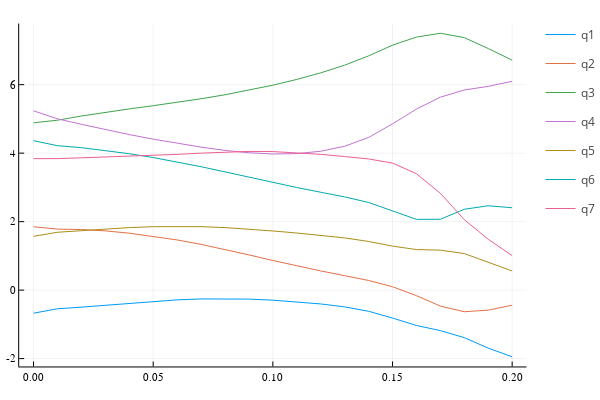

The notebook cell this image was saved under:
### Markdown cell above
![image.png](attachment:image.png)

### Code cell
include("DynamicSystems/biped5link.jl") # Defines hybrid system functions

params = ( m1 = 1,  m2 = 1,  m3 = 1,  m4 = 1,  m5 = 1, m6 = 1,
		      l12 = 1, l23 = 1, l34 = 1, l45 = 1, l36 = 1, g = 9.81)


foot1_pos = [0, 0]

θ1 = 280 * (π/180)
θ2 = 300 * (π/180)
θ3 = 90 * (π/180)
θ4 = 250 * (π/180)
θ5 = 220 * (π/180)

x0 = - params.l23 * cos(θ2) - params.l12 * cos(θ1)
y0 = - params.l23 * sin(θ2) - params.l12 * sin(θ1)

q0 = [x0, y0, θ1, θ2, θ3, θ4, θ5]
q̇0 = zeros(7)

A = 10
ω = 2π
# u = _t -> [0, A*sin(ω*_t), 0, 0]
u = _t -> [0,0,0,0]

joints = biped5link_kinematics(q0, params)

fpos = joints[1:2,:]

h = 0.01 
tf = 0.2
T = Int.(tf/h)+1
times = h .* (0:T-1)
q_hist, q̇_hist, λ_hist = simulate(q0, q̇0, u, params, fpos, left_foot_constraint, h, T);

plot()
[plot!(times, q_hist[:,i], label="q$i") for i in 1:7]
display(plot!())

### Figure 1 — Plotly figure (JSON) as saved in the notebook; plotly's stock layout.template omitted (floating-point values rounded to 4 significant figures)
{"data": [{"colorbar": {"title": ""}, "legendgroup": "q1", "line": {"color": "rgba(0, 154, 250, 1.000)", "dash": "solid", "shape": "linear", "width": 1}, "mode": "lines", "name": "q1", "showlegend": true, "type": "scatter", "x": [0, 0.01, 0.02, 0.03, 0.04, 0.05, 0.06, 0.07, 0.08, 0.09, 0.1, 0.11, 0.12, 0.13, 0.14, 0.15, 0.16, 0.17, 0.18, 0.19, 0.2], "xaxis": "x", "y": [-0.6736, -0.5456, -0.4977, -0.4393, -0.3796, -0.3264, -0.2844, -0.2578, -0.2502, -0.2626, -0.2937, -0.3409, -0.404, -0.4895, -0.6183, -0.8161, -1.033, -1.183, -1.389, -1.695, -1.946], "yaxis": "y", "zmax": null, "zmin": null}, {"colorbar": {"title": ""}, "legendgroup": "q2", "line": {"color": "rgba(227, 111, 71, 1.000)", "dash": "solid", "shape": "linear", "width": 1}, "mode": "lines", "name": "q2", "showlegend": true, "type": "scatter", "x": [0, 0.01, 0.02, 0.03, 0.04, 0.05, 0.06, 0.07, 0.08, 0.09, 0.1, 0.11, 0.12, 0.13, 0.14, 0.15, 0.16, 0.17, 0.18, 0.19, 0.2], "xaxis": "x", "y": [1.851, 1.781, 1.769, 1.73, 1.663, 1.575, 1.465, 1.335, 1.188, 1.028, 0.8654, 0.7075, 0.56, 0.4226, 0.2822, 0.09928, -0.1618, -0.4671, -0.6313, -0.5848, -0.4412], "yaxis": "y", "zmax": null, "zmin": null}, {"colorbar": {"title": ""}, "legendgroup": "q3", "line": {"color": "rgba(62, 164, 78, 1.000)", "dash": "solid", "shape": "linear", "width": 1}, "mode": "lines", "name": "q3", "showlegend": true, "type": "scatter", "x": [0, 0.01, 0.02, 0.03, 0.04, 0.05, 0.06, 0.07, 0.08, 0.09, 0.1, 0.11, 0.12, 0.13, 0.14, 0.15, 0.16, 0.17, 0.18, 0.19, 0.2], "xaxis": "x", "y": [4.887, 4.962, 5.084, 5.195, 5.292, 5.386, 5.483, 5.588, 5.705, 5.837, 5.985, 6.153, 6.344, 6.569, 6.84, 7.154, 7.389, 7.502, 7.374, 7.055, 6.716], "yaxis": "y", "zmax": null, "zmin": null}, {"colorbar": {"title": ""}, "legendgroup": "q4", "line": {"color": "rgba(195, 113, 210, 1.000)", "dash": "solid", "shape": "linear", "width": 1}, "mode": "lines", "name": "q4", "showlegend": true, "type": "scatter", "x": [0, 0.01, 0.02, 0.03, 0.04, 0.05, 0.06, 0.07, 0.08, 0.09, 0.1, 0.11, 0.12, 0.13, 0.14, 0.15, 0.16, 0.17, 0.18, 0.19, 0.2], "xaxis": "x", "y": [5.236, 5.002, 4.842, 4.684, 4.542, 4.41, 4.287, 4.176, 4.081, 4.011, 3.976, 3.986, 4.055, 4.202, 4.458, 4.855, 5.286, 5.635, 5.844, 5.951, 6.098], "yaxis": "y", "zmax": null, "zmin": null}, {"colorbar": {"title": ""}, "legendgroup": "q5", "line": {"color": "rgba(172, 142, 24, 1.000)", "dash": "solid", "shape": "linear", "width": 1}, "mode": "lines", "name": "q5", "showlegend": true, "type": "scatter", "x": [0, 0.01, 0.02, 0.03, 0.04, 0.05, 0.06, 0.07, 0.08, 0.09, 0.1, 0.11, 0.12, 0.13, 0.14, 0.15, 0.16, 0.17, 0.18, 0.19, 0.2], "xaxis": "x", "y": [1.571, 1.69, 1.735, 1.784, 1.826, 1.853, 1.863, 1.853, 1.825, 1.781, 1.727, 1.667, 1.602, 1.525, 1.421, 1.285, 1.184, 1.167, 1.068, 0.8135, 0.5586], "yaxis": "y", "zmax": null, "zmin": null}, {"colorbar": {"title": ""}, "legendgroup": "q6", "line": {"color": "rgba(0, 170, 174, 1.000)", "dash": "solid", "shape": "linear", "width": 1}, "mode": "lines", "name": "q6", "showlegend": true, "type": "scatter", "x": [0, 0.01, 0.02, 0.03, 0.04, 0.05, 0.06, 0.07, 0.08, 0.09, 0.1, 0.11, 0.12, 0.13, 0.14, 0.15, 0.16, 0.17, 0.18, 0.19, 0.2], "xaxis": "x", "y": [4.363, 4.218, 4.16, 4.081, 3.983, 3.872, 3.745, 3.604, 3.453, 3.297, 3.143, 2.996, 2.858, 2.722, 2.559, 2.319, 2.066, 2.07, 2.362, 2.463, 2.405], "yaxis": "y", "zmax": null, "zmin": null}, {"colorbar": {"title": ""}, "legendgroup": "q7", "line": {"color": "rgba(237, 94, 147, 1.000)", "dash": "solid", "shape": "linear", "width": 1}, "mode": "lines", "name": "q7", "showlegend": true, "type": "scatter", "x": [0, 0.01, 0.02, 0.03, 0.04, 0.05, 0.06, 0.07, 0.08, 0.09, 0.1, 0.11, 0.12, 0.13, 0.14, 0.15, 0.16, 0.17, 0.18, 0.19, 0.2], "xaxis": "x", "y": [3.84, 3.84, 3.864, 3.884, 3.905, 3.931, 3.964, 4.0, 4.033, 4.051, 4.046, 4.017, 3.965, 3.901, 3.831, 3.709, 3.399, 2.826, 2.057, 1.484, 1.007], "yaxis": "y", "zmax": null, "zmin": null}], "layout": {"annotations": [], "height": 400, "legend_position": {"bgcolor": "rgba(255, 255, 255, 1.000)", "bordercolor": "rgba(0, 0, 0, 1.000)", "borderwidth": 1, "font": {"color": "rgba(0, 0, 0, 1.000)", "family": "sans-serif", "size": 11}, "title": {"font": {"color": "rgba(0, 0, 0, 1.000)", "family": "sans-serif", "size": 15}, "text": ""}, "tracegroupgap": 0, "traceorder": "normal", "x": 1, "xanchor": "auto", "y": 1, "yanchor": "auto"}, "margin": {"b": 20, "l": 0, "r": 0, "t": 20}, "paper_bgcolor": "rgba(255, 255, 255, 1.000)", "plot_bgcolor": "rgba(255, 255, 255, 1.000)", "showlegend": true, "width": 600, "xaxis": {"anchor": "y", "domain": [0.03619, 0.9934], "gridcolor": "rgba(0, 0, 0, 0.100)", "gridwidth": 0.5, "linecolor": "rgba(0, 0, 0, 1.000)", "mirror": false, "range": [-0.006, 0.206], "showgrid": true, "showline": true, "showticklabels": true, "tickangle": 0, "tickcolor": "rgb(0, 0, 0)", "tickfont": {"color": "rgba(0, 0, 0, 1.000)", "family": "sans-serif", "size": 11}, "tickmode": "array", "ticks": "inside", "ticktext": ["0.00", "0.05", "0.10", "0.15", "0.20"], "tickvals": [0, 0.05, 0.1, 0.15, 0.2], "title": "", "titlefont": {"color": "rgba(0, 0, 0, 1.000)", "family": "sans-serif", "size": 15}, "type": "-", "visible": true, "zeroline": false, "zerolinecolor": "rgba(0, 0, 0, 1.000)"}, "yaxis": {"anchor": "x", "domain": [0.03762, 0.9902], "gridcolor": "rgba(0, 0, 0, 0.100)", "gridwidth": 0.5, "linecolor": "rgba(0, 0, 0, 1.000)", "mirror": false, "range": [-2.23, 7.785], "showgrid": true, "showline": true, "showticklabels": true, "tickangle": 0, "tickcolor": "rgb(0, 0, 0)", "tickfont": {"color": "rgba(0, 0, 0, 1.000)", "family": "sans-serif", "size": 11}, "tickmode": "array", "ticks": "inside", "ticktext": ["-2", "0", "2", "4", "6"], "tickvals": [-2, 0, 2, 4, 6], "title": "", "titlefont": {"color": "rgba(0, 0, 0, 1.000)", "family": "sans-serif", "size": 15}, "type": "-", "visible": true, "zeroline": false, "zerolinecolor": "rgba(0, 0, 0, 1.000)"}}}
